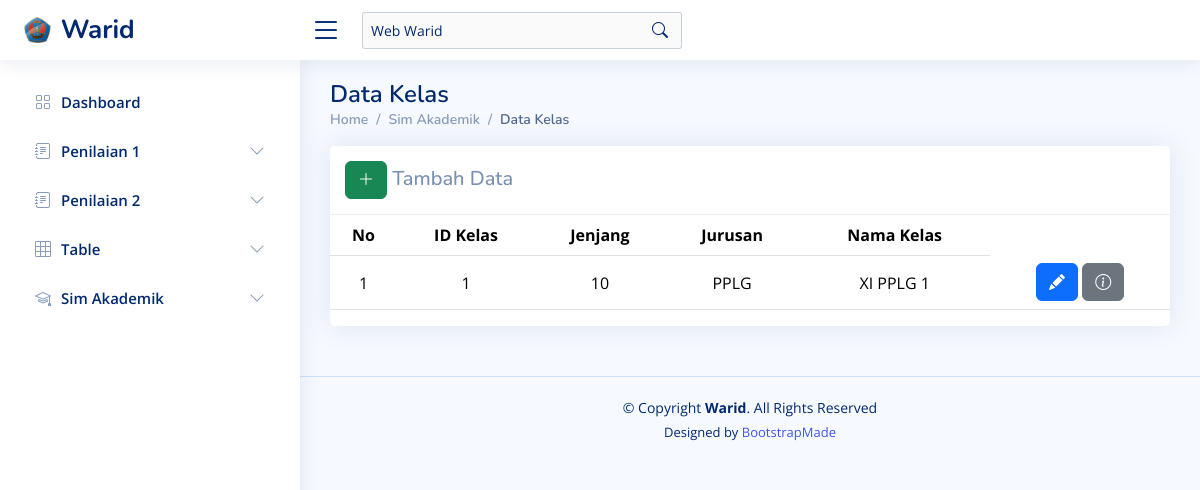
Screenshot of /?page=kelas with the database file from the repository.
### tables this page shows
CREATE TABLE `tb_kelas` (
  `id_kelas` int(4) NOT NULL,
  `jenjang` enum('10','11','12') NOT NULL,
  `jurusan` enum('PPLG','AKL','MPLB','PM') NOT NULL,
  `nama_kelas` varchar(50) NOT NULL
);

### assets/components/sim_akademik_warid/kelas.php (the view, shortened to what this page needs)
<?php
$pageName = 'kelas';
?>
<main id="main" class="main">
    <div class="pagetitle">
        <h1>Data Kelas</h1>
        <nav>
            <ol class="breadcrumb">
                <li class="breadcrumb-item"><a href="?page=dashboard">Home</a></li>
                <li class="breadcrumb-item">Sim Akademik</li>
                <li class="breadcrumb-item active">Data Kelas</li>
            </ol>
        </nav>
    </div>
    <section class="section">
        <div class="row">
            <div class="col-lg-12">
                <div class="card">
                    <h5 class="card-header d-flex">
                        <span class="col-sm-6"><a href="?page=<?php echo $pageName ?>&alert=add_data" class="btn btn-success"><i class="bi bi-plus-lg"></i></a> Tambah Data</span>
                    </h5>
                    <div class="table-responsive text-nowrap">
                        <table class="table table-hover">
                            <thead>
                                <tr>
                                    <th>No</th>
                                    <th>ID Kelas</th>
                                    <th>Jenjang</th>
                                    <th>Jurusan</th>
                                    <th>Nama Kelas</th>
                                </tr>
                            </thead>
                            <tbody>
                                <?php
                                $sqlkelas = "SELECT * FROM tb_kelas";
                                $stmt = $pdo->query($sqlkelas);
                                $no = 1;
                                foreach ($stmt as $kelas) {
                                ?>
                                    <tr>
                                        <td><?php echo $no++; ?></td>
                                        <td><?php echo htmlspecialchars($kelas['id_kelas']); ?></td>
                                        <td><?php echo htmlspecialchars($kelas['jenjang']); ?></td>
                                        <td><?php echo htmlspecialchars($kelas['jurusan']); ?></td>
                                        <td><?php echo htmlspecialchars($kelas['nama_kelas']); ?></td>
                                        <td>
                                            <a href="?page=<?php echo $pageName ?>&alert=edit_data&id=<?php echo $kelas['id_kelas']; ?>" class="btn btn-primary"><i class="bi bi-pencil-fill" style="color: white;"></i></a>
                                            <a href="?page=<?php echo $pageName ?>&alert=info_data&id=<?php echo $kelas['id_kelas']; ?>" class="btn btn-secondary"><i class="bi bi-info-circle" style="color: white"></i></a>
                                        </td>
                                    </tr>
                                <?php
                                }
                                ?>
                            </tbody>
                        </table>
                    </div>
                </div>
            </div>
        </div>
</main>

### assets/css/style.css (style rules this page uses)
:root { scroll-behavior: smooth; }
body { font-family: "Open Sans", sans-serif; background: #f6f9ff; color: #444444; }
a { color: #4154f1; text-decoration: none; }
h1, h2, h3, h4, h5, h6 { font-family: "Nunito", sans-serif; }
table * { text-align: center; }
table { width: 100%; }
td { vertical-align: middle; word-wrap: break-word; word-break: normal; max-width: 200px; white-space: normal; }
#main { margin-top: 60px; padding: 20px 30px; transition: all 0.3s; }
.pagetitle { margin-bottom: 10px; }
.pagetitle h1 { font-size: 24px; margin-bottom: 0; font-weight: 600; color: #012970; }
.card { margin-bottom: 30px; border: none; border-radius: 5px; box-shadow: 0px 0 30px rgba(1, 41, 112, 0.1); }
.card-header, .card-footer { border-color: #ebeef4; background-color: #fff; color: #798eb3; padding: 15px; }
.breadcrumb { font-size: 14px; font-family: "Nunito", sans-serif; color: #899bbd; font-weight: 600; }
.breadcrumb a { color: #899bbd; transition: 0.3s; }
.breadcrumb .breadcrumb-item::before { color: #899bbd; }
.breadcrumb .active { color: #51678f; font-weight: 600; }
@media (min-width: 1200px) { #main, #footer { margin-left: 300px; } }

### rows the page displays
tb_kelas: id_kelas "1", jenjang "10", jurusan "PPLG", nama_kelas "XI PPLG 1"
